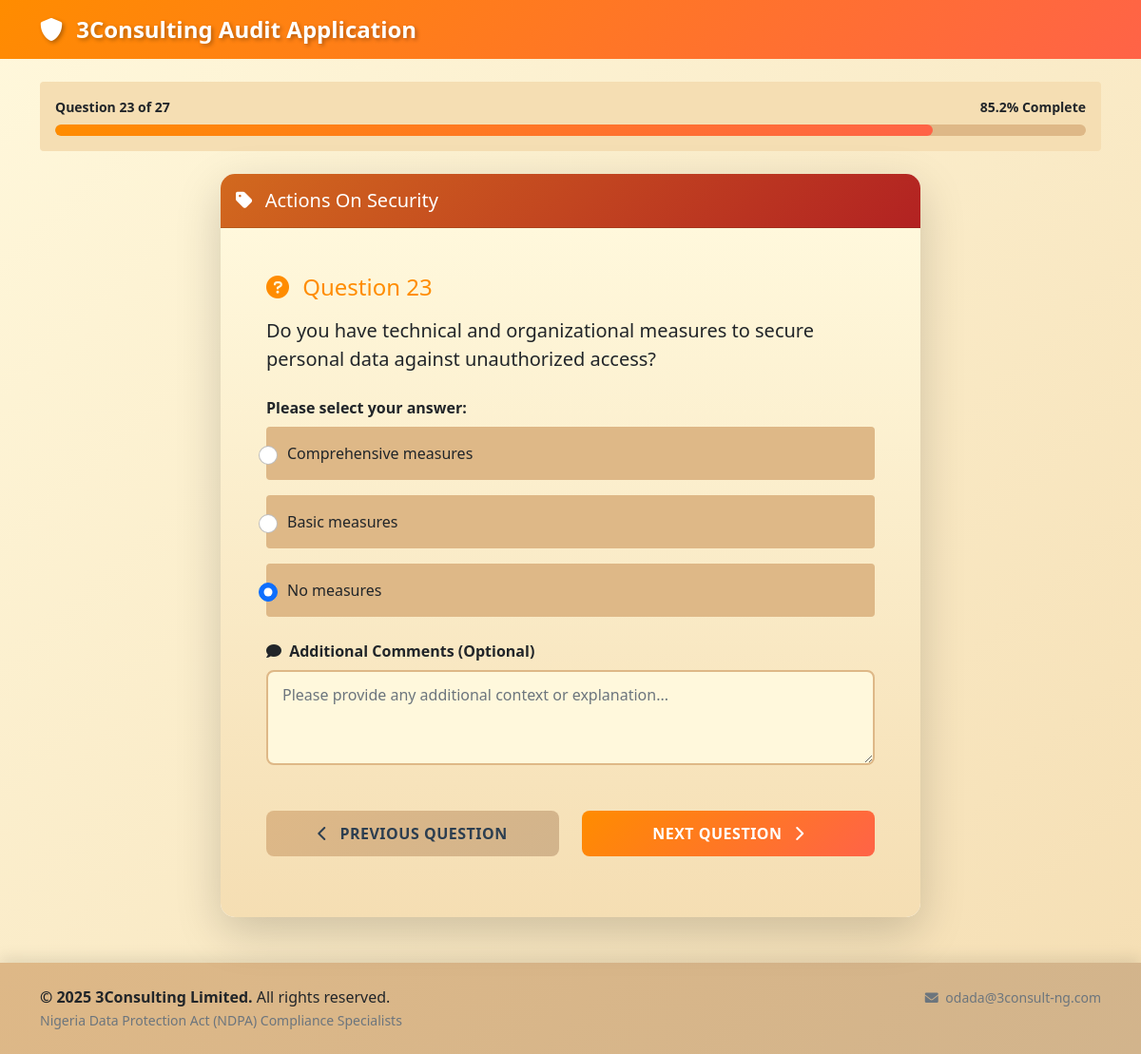
The app's page /question/23 (signed in), older data.
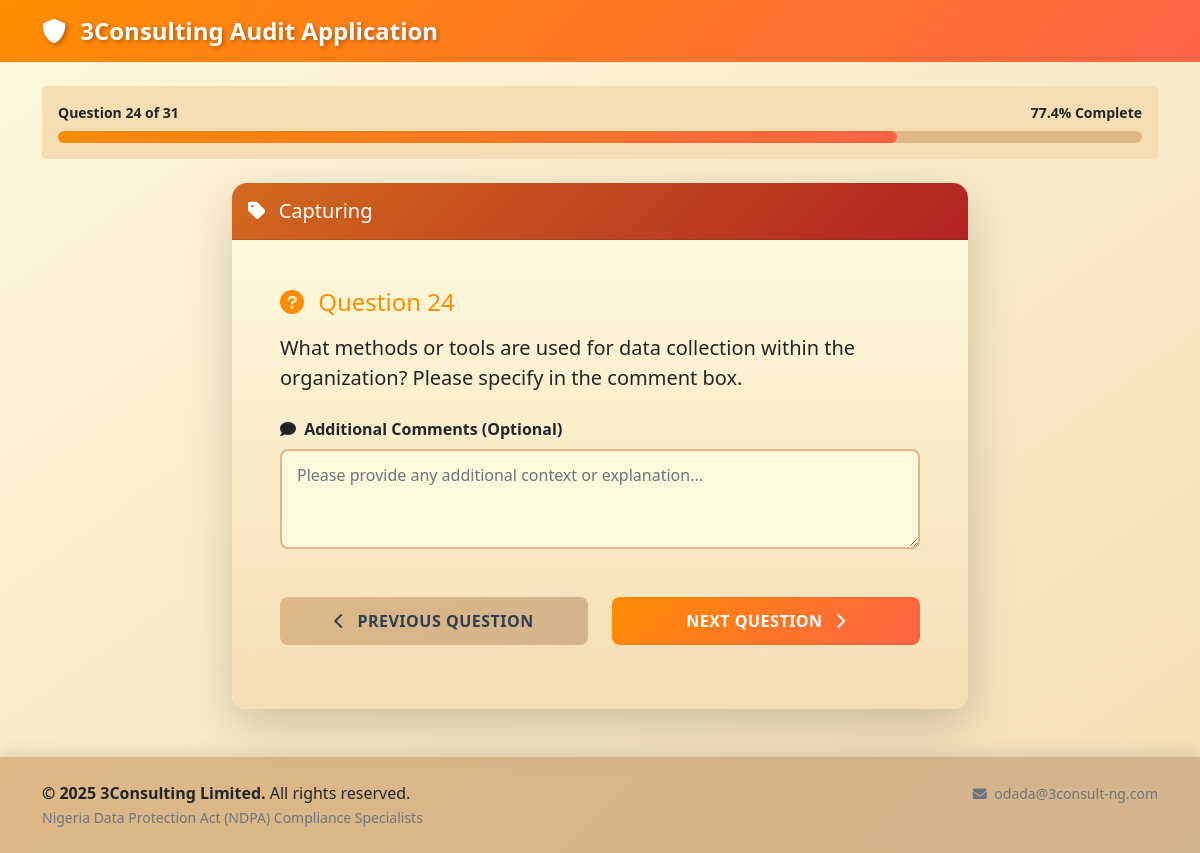
The same page, newer data.
### models.py (models this page shows)
class Question(db.Model):
    id = db.Column(db.Integer, primary_key=True)
    category = db.Column(db.String(100), nullable=False)
    question_text = db.Column(db.Text, nullable=False)
    question_type = db.Column(db.String(50), nullable=False)  # 'multiple_choice', 'file_upload'
    options = db.Column(db.Text)  # JSON string for multiple choice options
    requires_file = db.Column(db.Boolean, default=False)
    order_num = db.Column(db.Integer, nullable=False)
    responses = db.relationship('Response', backref='question', lazy=True)

class Response(db.Model):
    id = db.Column(db.Integer, primary_key=True)
    user_id = db.Column(db.Integer, db.ForeignKey('user.id'), nullable=False)
    question_id = db.Column(db.Integer, db.ForeignKey('question.id'), nullable=False)
    answer = db.Column(db.Text)
    comment = db.Column(db.Text)
    file_path = db.Column(db.String(500))
    created_at = db.Column(db.DateTime, default=datetime.utcnow)

### routes.py (the view)
@app.route('/question/<int:question_id>')
def question(question_id):
    if 'user_id' not in session:
        return redirect(url_for('login'))
    question = Question.query.get_or_404(question_id)
    user_id = session['user_id']
    existing_response = Response.query.filter_by(user_id=user_id, question_id=question_id).first()
    total_questions = Question.query.count()
    current_position = Question.query.filter(Question.order_num <= question.order_num).count()
    next_question = Question.query.filter(Question.order_num > question.order_num).order_by(Question.order_num).first()
    prev_question = Question.query.filter(Question.order_num < question.order_num).order_by(Question.order_num.desc()).first()
    return render_template('question.html',
                         question=question,
                         existing_response=existing_response,
                         total_questions=total_questions,
                         current_position=current_position,
                         next_question=next_question,
                         prev_question=prev_question)

### routes.py (called while the page is built)
@app.template_filter('from_json')
def from_json_filter(value):
    try:
        return json.loads(value) if value else []
    except:
        return []

@app.context_processor
def utility_processor():
    return dict(enumerate=enumerate)

### templates/question.html (shortened to what the changed rows need)
{% extends "base.html" %}
{% block content %}
<div class="row mb-4">
    <div class="col-12">
        <div class="card border-0" style="background-color: #F5DEB3;">
            <div class="card-body py-3">
                <div class="d-flex justify-content-between align-items-center mb-2">
                    <small class="text-dark fw-bold">Question {{ current_position }} of {{ total_questions }}</small>
                    <small class="text-dark fw-bold">{{ ((current_position / total_questions) * 100) | round(1) }}% Complete</small>
                </div>
                <div class="progress" style="height: 12px;">
                    <div class="progress-bar" role="progressbar"
                         style="width: {{ (current_position / total_questions) * 100 }}%; background: linear-gradient(135deg, #FF8C00, #FF6347);"></div>
                </div>
            </div>
        </div>
    </div>
</div>
<div class="row justify-content-center">
    <div class="col-lg-8">
        <div class="card shadow-lg border-0 audit-card">
            <div class="card-header text-white py-3" style="background: linear-gradient(135deg, #D2691E, #B22222);">
                <h5 class="mb-0">
                    <i class="fas fa-tag me-2"></i>
                    {{ question.category }}
                </h5>
            </div>
            <div class="card-body p-5" style="background: linear-gradient(to bottom, #FFF8DC, #F5DEB3);">
                <form method="POST" action="{{ url_for('submit_answer') }}" enctype="multipart/form-data">
                    <div class="mb-4">
                        <h4 class="mb-3" style="color: #FF8C00;">
                            <i class="fas fa-question-circle me-2"></i>
                            Question {{ current_position }}
                        </h4>
                        <p class="lead text-dark">{{ question.question_text }}</p>
                    </div>
                    {% if question.question_type == 'multiple_choice' %}
                        <div class="mb-4">
                            <label class="form-label fw-bold text-dark">Please select your answer:</label>
                            {% set options = question.options | from_json %}
                            {% for option in options %}
                                <div class="form-check mb-3 p-3 rounded" style="background-color: #DEB887;">
                                    <input class="form-check-input audit-radio" type="radio" name="answer"
                                           id="option_{{ loop.index }}" value="{{ option }}"
                                           {% if existing_response and existing_response.answer == option %}checked{% endif %} required>
                                    <label class="form-check-label text-dark fw-medium" for="option_{{ loop.index }}">
                                        {{ option }}
                                    </label>
                                </div>
                            {% endfor %}
                        </div>
                    {% endif %}
                </form>
            </div>
        </div>
    </div>
</div>
{% endblock %}

Row changes from the older to the newer data that the page shows:
no longer on this page (row unchanged): Response: answer "☐ Comprehensive measures" "☐ Basic measures" "☑ No measures"
changed Question: category "Actions On Security" → "Capturing"; question_text "Do you have technical and organizational measures to secure personal data against unauthorized access?" → "What methods or tools are used for data collection within the organization? Please specify in the comment box."; question_type "multiple_choice" → "text_with_comment" (drawn)
Text that changed along with them:
{{ current_position }}: "23" → "24"
{{ total_questions }}: "27" → "31"
{{ ((current_position / total_questions) * 100) | round(1) }}: "85.2" → "77.4"
{{ (current_position / total_questions) * 100 }}: 85.18518518518519 → 77.41935483870968 (drawn)
text no longer shown: "Please select your answer:"
list line gone: "Comprehensive measures"
list line gone: "Basic measures"
list line gone: "No measures"
